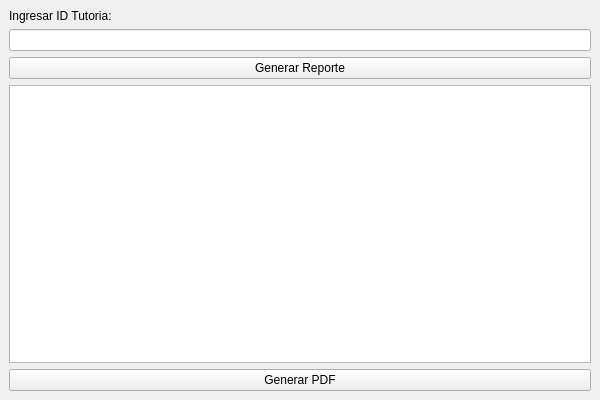
<?xml version="1.0" encoding="UTF-8"?>
<ui version="4.0">
    <class>GenerarReporteDetalleWindow</class>
    <widget class="QMainWindow" name="GenerarReporteDetalleWindow">
        <property name="windowTitle">
            <string>Generar Reporte Detalle</string>
        </property>
        <property name="geometry">
            <rect>
                <x>100</x>
                <y>100</y>
                <width>600</width>
                <height>400</height>
            </rect>
        </property>
        <widget class="QWidget" name="centralWidget">
            <layout class="QVBoxLayout" name="verticalLayout">
                <item>
                    <widget class="QLabel" name="label_id_tutoria">
                        <property name="text">
                            <string>Ingresar ID Tutoria:</string>
                        </property>
                    </widget>
                </item>
                <item>
                    <widget class="QLineEdit" name="input_id_tutoria"/>
                </item>
                <item>
                    <widget class="QPushButton" name="button_generar_reporte">
                        <property name="text">
                            <string>Generar Reporte</string>
                        </property>
                    </widget>
                </item>
                <item>
                    <widget class="QTableWidget" name="table"/>
                </item>
                <item>
                    <widget class="QPushButton" name="button_generar_pdf">
                        <property name="text">
                            <string>Generar PDF</string>
                        </property>
                    </widget>
                </item>
            </layout>
        </widget>
    </widget>
    <connections/>
</ui>
